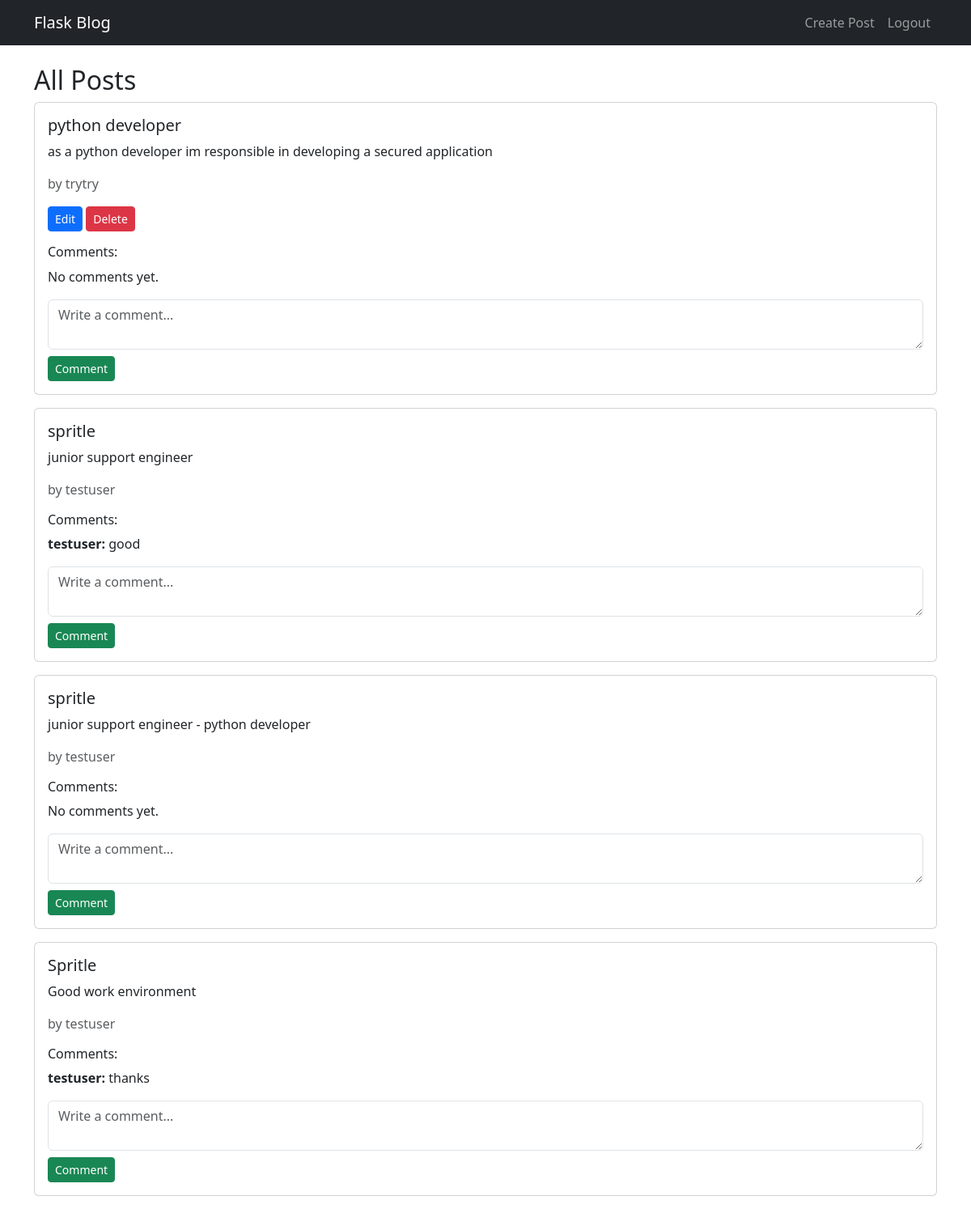
Screenshot of /posts (signed in) with the database file from the repository.
### models.py (models this page shows, shortened)
class Post(db.Model):
    id = db.Column(db.Integer, primary_key=True)
    title = db.Column(db.String(100), nullable=False)
    content = db.Column(db.Text, nullable=False)
    date_posted = db.Column(db.DateTime, nullable=False, default=datetime.utcnow)
    user_id = db.Column(db.Integer, db.ForeignKey('user.id'), nullable=False)
    comments = db.relationship('Comment', backref='post',cascade="all, delete-orphan", lazy=True)

class User(db.Model, UserMixin):
    id = db.Column(db.Integer, primary_key=True)
    username = db.Column(db.String(50), unique=True, nullable=False)
    email = db.Column(db.String(120), unique=True, nullable=False)
    password = db.Column(db.String(200), nullable=False)
    posts = db.relationship('Post', backref='user', lazy=True)
    comments = db.relationship('Comment', backref='user', lazy=True)

class Comment(db.Model):
    id = db.Column(db.Integer, primary_key=True)
    content = db.Column(db.Text, nullable=False)
    date_commented = db.Column(db.DateTime, nullable=False, default=datetime.utcnow)
    user_id = db.Column(db.Integer, db.ForeignKey('user.id'), nullable=False)
    post_id = db.Column(db.Integer, db.ForeignKey('post.id'), nullable=False)

### app.py (the view)
@app.route('/posts')
def posts():
    posts = Post.query.all()
    comment_form = CommentForm()
    return render_template('posts.html', posts=posts, comment_form=comment_form)

### forms.py
class CommentForm(FlaskForm):
    content = TextAreaField('Comment', validators=[DataRequired()])
    submit = SubmitField('Comment')

### app.py (called while the page is built)
@login_manager.user_loader
def load_user(user_id):
    return User.query.get(int(user_id))

### templates/posts.html (shortened to what this page needs)
{% extends 'base.html' %}
{% block content %}
<div class="row">
  <div class="col-md-12">
    <h2>All Posts</h2>
    {% for post in posts %}
      <div class="card mb-3">
        <div class="card-body">
          <h5 class="card-title">{{ post.title }}</h5>
          <p class="card-text">{{ post.content }}</p>
          <p class="text-muted">by {{ post.user.username }}</p>
          {% if current_user.is_authenticated and post.user_id == current_user.id %}
            <a href="{{ url_for('edit_post', post_id=post.id) }}" class="btn btn-sm btn-primary">Edit</a>
            <form action="{{ url_for('delete_post', post_id=post.id) }}" method="POST" style="display:inline;">
              <button type="submit" class="btn btn-sm btn-danger">Delete</button>
            </form>
          {% endif %}
          <h6 class="mt-3">Comments:</h6>
          {% for comment in post.comments %}
            <p><strong>{{ comment.user.username }}:</strong> {{ comment.content }}</p>
          {% else %}
            <p>No comments yet.</p>
          {% endfor %}
          {% if current_user.is_authenticated %}
            <form action="{{ url_for('comment', post_id=post.id) }}" method="POST">
              {{ comment_form.content(class="form-control mb-2", placeholder="Write a comment...") }}
              <button type="submit" class="btn btn-sm btn-success">{{ comment_form.submit.label.text }}</button>
            </form>
          {% else %}
            <p><a href="{{ url_for('login') }}">Login</a> to comment.</p>
          {% endif %}
        </div>
      </div>
    {% else %}
      <p>No posts available.</p>
    {% endfor %}
  </div>
</div>
{% endblock %}

### rows the page displays
Post: title "python developer", content "as a python developer im responsible in developing a secured application", user.username "trytry", submit.label.text "Comment"
Post: title "spritle", content "junior support engineer", user.username "testuser", submit.label.text "Comment"
Comment: user.username "testuser", content "good"
Post: title "spritle", content "junior support engineer - python developer", user.username "testuser", submit.label.text "Comment"
Post: title "Spritle", content "Good work environment", user.username "testuser", submit.label.text "Comment"
Comment: user.username "testuser", content "thanks"
